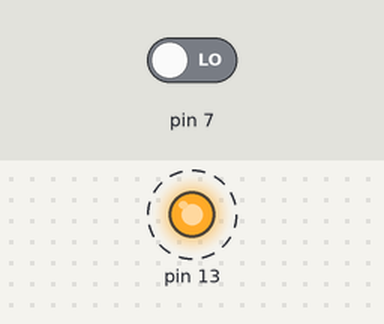
This sketch was run on a simulated Arduino Uno, built with avr-gcc and run on an emulated ATmega328P. On the bench: output pins drawn as LEDs (lit = HIGH). Dashed ring = blinking. The test bench sets the inputs (shaded band); at power-on: pin 7 LOW. What the sketch prints to the serial monitor is not drawn.

Above: at 0.5 s.
Timing chart, 0 to 4.6 s (numbered marks = the images above):
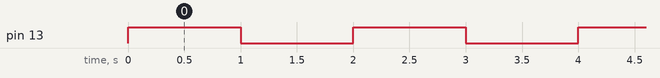

Measured:
- by itself, pin 13: alternates HIGH for 1.0 s and LOW for 1.0 s

The sketch:

Exercicio_1.ino
```cpp
byte pin7 = 0;

void setup(){
	pinMode(13, OUTPUT);
	pinMode(7, INPUT);
	Serial.begin(9600);
}

void loop(){
	digitalWrite(13, HIGH);
	delay(1000);

	digitalWrite(13, LOW);
	delay(1000);

	pin7 = digitalRead(7);
	Serial.println(pin7);
}
```
